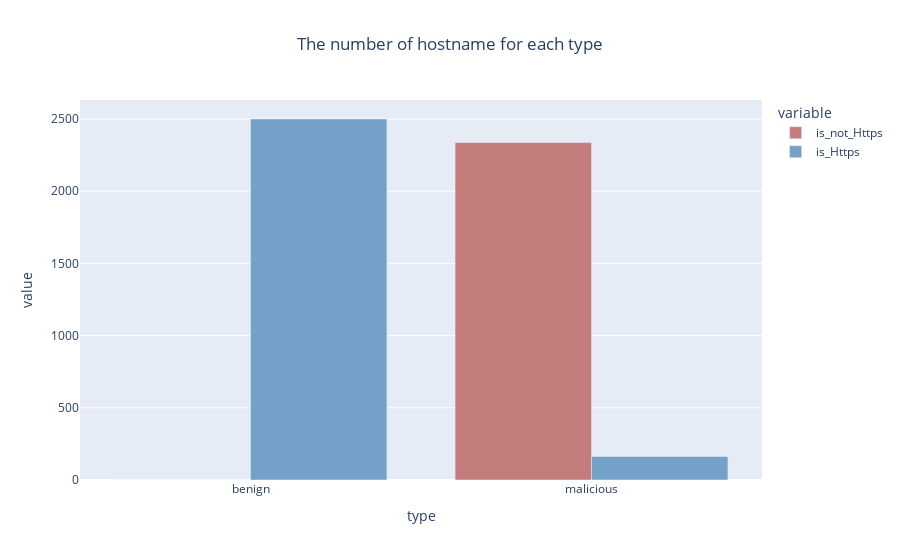

Write notebook code for a chart like this one.
### Code cell
px.bar(data_frame=https,x=https.type,y=['is_not_Https','is_Https'],barmode='group',title='The number of hostname for each type',color_discrete_map={'is_not_Https':'#c47d7d','is_Https':'#73a1c7'}).update_layout(title_x=0.5)

### Figure 1 — Plotly figure (JSON) as saved in the notebook; plotly's stock layout.template omitted (floating-point values rounded to 4 significant figures)
{"data": [{"alignmentgroup": "True", "hovertemplate": "variable=is_not_Https<br>type=%{x}<br>value=%{y}<extra></extra>", "legendgroup": "is_not_Https", "marker": {"color": "#c47d7d", "pattern": {"shape": ""}}, "name": "is_not_Https", "offsetgroup": "is_not_Https", "orientation": "v", "showlegend": true, "textposition": "auto", "type": "bar", "x": ["benign", "malicious"], "xaxis": "x", "y": [0, 2337], "yaxis": "y"}, {"alignmentgroup": "True", "hovertemplate": "variable=is_Https<br>type=%{x}<br>value=%{y}<extra></extra>", "legendgroup": "is_Https", "marker": {"color": "#73a1c7", "pattern": {"shape": ""}}, "name": "is_Https", "offsetgroup": "is_Https", "orientation": "v", "showlegend": true, "textposition": "auto", "type": "bar", "x": ["benign", "malicious"], "xaxis": "x", "y": [2500, 163], "yaxis": "y"}], "layout": {"barmode": "group", "legend": {"title": {"text": "variable"}, "tracegroupgap": 0}, "title": {"text": "The number of hostname for each type", "x": 0.5}, "xaxis": {"anchor": "y", "domain": [0, 1], "title": {"text": "type"}}, "yaxis": {"anchor": "x", "domain": [0, 1], "title": {"text": "value"}}}}
